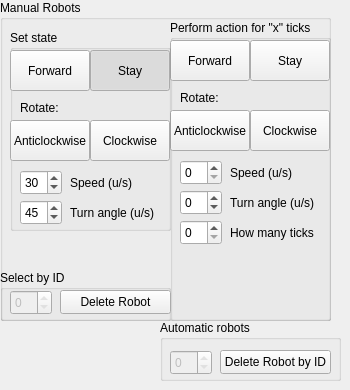
    <widget class="QWidget" name="widget">
     <attribute name="title">
      <string>Manual Control</string>
     </attribute>
     <widget class="QGroupBox" name="groupBox_5">
      <property name="geometry">
       <rect>
        <x>0</x>
        <y>0</y>
        <width>331</width>
        <height>321</height>
       </rect>
      </property>
      <property name="title">
       <string>Manual Robots</string>
      </property>
      <widget class="QGroupBox" name="manualrobot_actions">
       <property name="geometry">
        <rect>
         <x>170</x>
         <y>20</y>
         <width>161</width>
         <height>301</height>
        </rect>
       </property>
       <property name="title">
        <string>Perform action for &quot;x&quot; ticks</string>
       </property>
       <widget class="QPushButton" name="pushButton_9">
        <property name="geometry">
         <rect>
          <x>0</x>
          <y>90</y>
          <width>80</width>
          <height>41</height>
         </rect>
        </property>
        <property name="text">
         <string>Anticlockwise</string>
        </property>
        <property name="checkable">
         <bool>false</bool>
        </property>
        <property name="autoExclusive">
         <bool>false</bool>
        </property>
       </widget>
       <widget class="QPushButton" name="pushButton_10">
        <property name="geometry">
         <rect>
          <x>80</x>
          <y>90</y>
          <width>80</width>
          <height>41</height>
         </rect>
        </property>
        <property name="text">
         <string>Clockwise</string>
        </property>
        <property name="checkable">
         <bool>false</bool>
        </property>
        <property name="autoExclusive">
         <bool>false</bool>
        </property>
       </widget>
       <widget class="QLabel" name="label_27">
        <property name="geometry">
         <rect>
          <x>10</x>
          <y>70</y>
          <width>49</width>
          <height>16</height>
         </rect>
        </property>
        <property name="text">
         <string>Rotate:</string>
        </property>
       </widget>
       <widget class="QPushButton" name="pushButton_12">
        <property name="geometry">
         <rect>
          <x>80</x>
          <y>20</y>
          <width>80</width>
          <height>41</height>
         </rect>
        </property>
        <property name="text">
         <string>Stay</string>
        </property>
        <property name="checkable">
         <bool>false</bool>
        </property>
        <property name="checked">
         <bool>false</bool>
        </property>
        <property name="autoExclusive">
         <bool>false</bool>
        </property>
       </widget>
       <widget class="QSpinBox" name="spinBox_5">
        <property name="geometry">
         <rect>
          <x>10</x>
          <y>140</y>
          <width>42</width>
          <height>25</height>
         </rect>
        </property>
        <property name="maximum">
         <number>9999</number>
        </property>
       </widget>
       <widget class="QSpinBox" name="spinBox_6">
        <property name="geometry">
         <rect>
          <x>10</x>
          <y>170</y>
          <width>42</width>
          <height>25</height>
         </rect>
        </property>
        <property name="minimum">
         <number>-360</number>
        </property>
        <property name="maximum">
         <number>360</number>
        </property>
       </widget>
       <widget class="QLabel" name="label_41">
        <property name="geometry">
         <rect>
          <x>60</x>
          <y>170</y>
          <width>91</width>
          <height>25</height>
         </rect>
        </property>
        <property name="text">
         <string>Turn angle (u/s)</string>
        </property>
       </widget>
       <widget class="QLabel" name="label_28">
        <property name="geometry">
         <rect>
          <x>60</x>
          <y>140</y>
          <width>95</width>
          <height>25</height>
         </rect>
        </property>
        <property name="text">
         <string>Speed (u/s)</string>
        </property>
       </widget>
       <widget class="QSpinBox" name="spinBox_7">
        <property name="geometry">
         <rect>
          <x>10</x>
          <y>200</y>
          <width>42</width>
          <height>25</height>
         </rect>
        </property>
        <property name="maximum">
         <number>9999</number>
        </property>
       </widget>
       <widget class="QLabel" name="label_42">
        <property name="geometry">
         <rect>
          <x>60</x>
          <y>200</y>
          <width>91</width>
          <height>25</height>
         </rect>
        </property>
        <property name="text">
         <string>How many ticks</string>
        </property>
       </widget>
       <widget class="QPushButton" name="input_manualrobot_forward_2">
        <property name="geometry">
         <rect>
          <x>0</x>
          <y>20</y>
          <width>80</width>
          <height>41</height>
         </rect>
        </property>
        <property name="text">
         <string>Forward</string>
        </property>
        <property name="checkable">
         <bool>true</bool>
        </property>
        <property name="autoExclusive">
         <bool>false</bool>
        </property>
       </widget>
      </widget>
      <widget class="QGroupBox" name="groupBox_15">
       <property name="geometry">
        <rect>
         <x>0</x>
         <y>270</y>
         <width>171</width>
         <height>51</height>
        </rect>
       </property>
       <property name="title">
        <string>Select by ID</string>
       </property>
       <widget class="QSpinBox" name="input_robot_IDSelector_2">
        <property name="enabled">
         <bool>false</bool>
        </property>
        <property name="geometry">
         <rect>
          <x>10</x>
          <y>20</y>
          <width>42</width>
          <height>25</height>
         </rect>
        </property>
        <property name="maximum">
         <number>0</number>
        </property>
       </widget>
       <widget class="QPushButton" name="btnDeleteRobot_2">
        <property name="geometry">
         <rect>
          <x>60</x>
          <y>20</y>
          <width>111</width>
          <height>24</height>
         </rect>
        </property>
        <property name="text">
         <string>Delete Robot</string>
        </property>
       </widget>
      </widget>
      <widget class="QGroupBox" name="manualrobot_states">
       <property name="geometry">
        <rect>
         <x>10</x>
         <y>30</y>
         <width>161</width>
         <height>201</height>
        </rect>
       </property>
       <property name="title">
        <string>Set state</string>
       </property>
       <widget class="QPushButton" name="input_manualrobot_anticlockwise">
        <property name="geometry">
         <rect>
          <x>0</x>
          <y>90</y>
          <width>80</width>
          <height>41</height>
         </rect>
        </property>
        <property name="text">
         <string>Anticlockwise</string>
        </property>
        <property name="checkable">
         <bool>true</bool>
        </property>
        <property name="autoExclusive">
         <bool>false</bool>
        </property>
       </widget>
       <widget class="QPushButton" name="input_manualrobot_clockwise">
        <property name="geometry">
         <rect>
          <x>80</x>
          <y>90</y>
          <width>80</width>
          <height>41</height>
         </rect>
        </property>
        <property name="text">
         <string>Clockwise</string>
        </property>
        <property name="checkable">
         <bool>true</bool>
        </property>
        <property name="autoExclusive">
         <bool>false</bool>
        </property>
       </widget>
       <widget class="QLabel" name="label_25">
        <property name="geometry">
         <rect>
          <x>10</x>
          <y>70</y>
          <width>49</width>
          <height>16</height>
         </rect>
        </property>
        <property name="text">
         <string>Rotate:</string>
        </property>
       </widget>
       <widget class="QPushButton" name="input_manualrobot_stay">
        <property name="geometry">
         <rect>
          <x>80</x>
          <y>20</y>
          <width>80</width>
          <height>41</height>
         </rect>
        </property>
        <property name="text">
         <string>Stay</string>
        </property>
        <property name="checkable">
         <bool>true</bool>
        </property>
        <property name="checked">
         <bool>true</bool>
        </property>
        <property name="autoExclusive">
         <bool>false</bool>
        </property>
       </widget>
       <widget class="QSpinBox" name="input_manualrobot_turnAngle">
        <property name="geometry">
         <rect>
          <x>10</x>
          <y>170</y>
          <width>42</width>
          <height>25</height>
         </rect>
        </property>
        <property name="minimum">
         <number>-360</number>
        </property>
        <property name="maximum">
         <number>360</number>
        </property>
        <property name="value">
         <number>45</number>
        </property>
       </widget>
       <widget class="QLabel" name="label_40">
        <property name="geometry">
         <rect>
          <x>60</x>
          <y>170</y>
          <width>91</width>
          <height>25</height>
         </rect>
        </property>
        <property name="text">
         <string>Turn angle (u/s)</string>
        </property>
       </widget>
       <widget class="QLabel" name="label_26">
        <property name="geometry">
         <rect>
          <x>60</x>
          <y>140</y>
          <width>95</width>
          <height>25</height>
         </rect>
        </property>
        <property name="text">
         <string>Speed (u/s)</string>
        </property>
       </widget>
       <widget class="QSpinBox" name="input_manualrobot_speed">
        <property name="geometry">
         <rect>
          <x>10</x>
          <y>140</y>
          <width>42</width>
          <height>25</height>
         </rect>
        </property>
        <property name="minimum">
         <number>0</number>
        </property>
        <property name="maximum">
         <number>9999</number>
        </property>
        <property name="value">
         <number>30</number>
        </property>
       </widget>
       <widget class="QPushButton" name="input_manualrobot_forward">
        <property name="geometry">
         <rect>
          <x>0</x>
          <y>20</y>
          <width>80</width>
          <height>41</height>
         </rect>
        </property>
        <property name="text">
         <string>Forward</string>
        </property>
        <property name="checkable">
         <bool>true</bool>
        </property>
        <property name="autoExclusive">
         <bool>false</bool>
        </property>
       </widget>
      </widget>
     </widget>
     <widget class="QGroupBox" name="groupBox_10">
      <property name="geometry">
       <rect>
        <x>160</x>
        <y>320</y>
        <width>181</width>
        <height>61</height>
       </rect>
      </property>
      <property name="title">
       <string>Automatic robots</string>
      </property>
      <widget class="QSpinBox" name="input_robot_IDSelector">
       <property name="enabled">
        <bool>false</bool>
       </property>
       <property name="geometry">
        <rect>
         <x>10</x>
         <y>30</y>
         <width>42</width>
         <height>25</height>
        </rect>
       </property>
       <property name="maximum">
        <number>0</number>
       </property>
      </widget>
      <widget class="QPushButton" name="btnDeleteRobot">
       <property name="geometry">
        <rect>
         <x>60</x>
         <y>30</y>
         <width>111</width>
         <height>24</height>
        </rect>
       </property>
       <property name="text">
        <string>Delete Robot by ID</string>
       </property>
      </widget>
     </widget>
    </widget>
